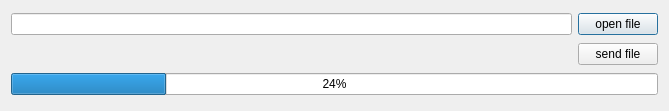
<?xml version="1.0" encoding="UTF-8"?>
<ui version="4.0">
 <class>SendFileDialog</class>
 <widget class="QDialog" name="SendFileDialog">
  <property name="geometry">
   <rect>
    <x>0</x>
    <y>0</y>
    <width>669</width>
    <height>111</height>
   </rect>
  </property>
  <property name="windowTitle">
   <string>Send file dialog</string>
  </property>
  <layout class="QVBoxLayout" name="verticalLayout">
   <item>
    <layout class="QHBoxLayout" name="horizontalLayout">
     <item>
      <widget class="QLineEdit" name="FilePathLineEdit"/>
     </item>
     <item>
      <widget class="QPushButton" name="OpenFilePushButton">
       <property name="text">
        <string>open file</string>
       </property>
      </widget>
     </item>
    </layout>
   </item>
   <item>
    <layout class="QHBoxLayout" name="horizontalLayout_2">
     <item>
      <widget class="QLabel" name="InformationLabel">
       <property name="text">
        <string/>
       </property>
      </widget>
     </item>
     <item>
      <spacer name="horizontalSpacer">
       <property name="orientation">
        <enum>Qt::Horizontal</enum>
       </property>
       <property name="sizeHint" stdset="0">
        <size>
         <width>40</width>
         <height>20</height>
        </size>
       </property>
      </spacer>
     </item>
     <item>
      <widget class="QPushButton" name="SendFilePushButton">
       <property name="text">
        <string>send file</string>
       </property>
      </widget>
     </item>
    </layout>
   </item>
   <item>
    <widget class="QProgressBar" name="SendFileProgressBar">
     <property name="value">
      <number>24</number>
     </property>
    </widget>
   </item>
  </layout>
 </widget>
 <resources/>
 <connections/>
</ui>
